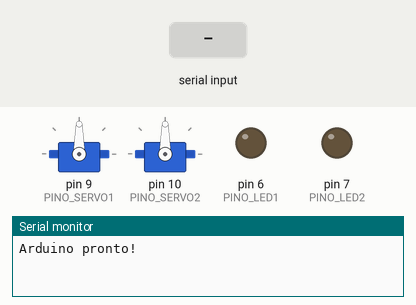
The sketch below on a simulated Arduino Uno, built with avr-gcc and run on an emulated ATmega328P. On the bench: 2 × servo, output pins drawn as LEDs (lit = HIGH), the last lines printed to the serial monitor. The inputs (shaded band) are chosen by the test bench.

Above: at 1.2 s.
1.3 s: "S1:\n" received over Serial
At 2.5 s:
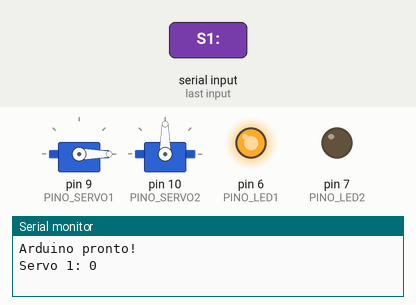
2.8 s: "P1\n" received over Serial
At 3.8 s:
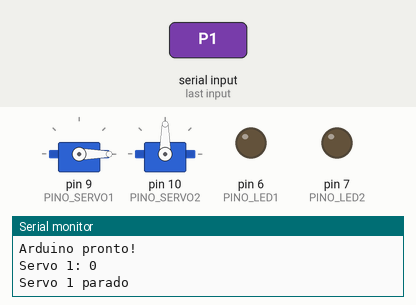
4.3 s: "S2:\n" received over Serial
At 4.9 s:
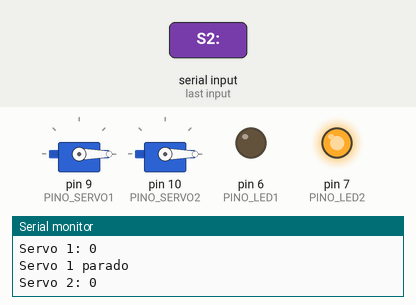
5.8 s: "P2\n" received over Serial
At 7.0 s:
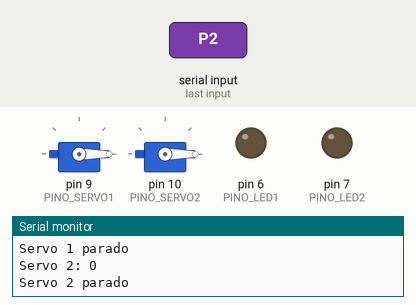
7.3 s: "S1:90\n" received over Serial
At 8.5 s:
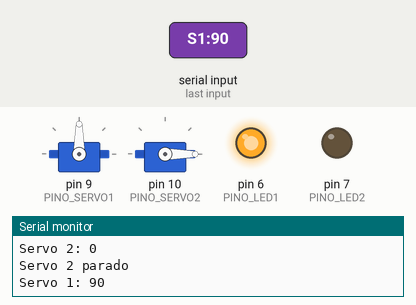
8.8 s: "S2:90\n" received over Serial
At 9.6 s:
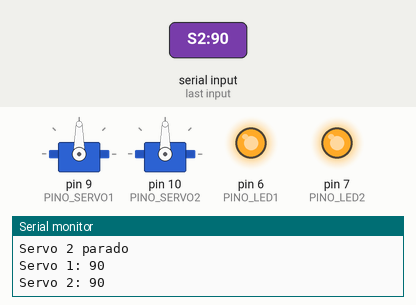
Timing chart, 0 to 11.3 s (numbered marks = the images above; inputs shaded):
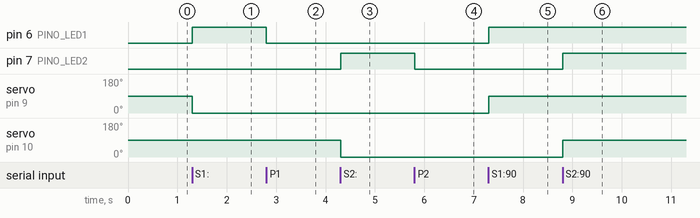

The sketch:

arduino.ino
```cpp
#include <Servo.h>

// Objetos dos servos
Servo servo1;
Servo servo2;

// Pinos
const int PINO_SERVO1 = 9;
const int PINO_SERVO2 = 10;

const int PINO_LED1 = 6;
const int PINO_LED2 = 7;

// Variável para receber os comandos
String comando = "";

void setup() {

  // Inicia comunicação serial
  Serial.begin(9600);

  // Liga os servos aos pinos
  servo1.attach(PINO_SERVO1);
  servo2.attach(PINO_SERVO2);

  // Configura os LEDs
  pinMode(PINO_LED1, OUTPUT);
  pinMode(PINO_LED2, OUTPUT);

  // Estado inicial
  digitalWrite(PINO_LED1, LOW);
  digitalWrite(PINO_LED2, LOW);

  servo1.write(90);
  servo2.write(90);

  Serial.println("Arduino pronto!");
}

void loop() {

  // Verifica se chegou algum comando
  if (Serial.available() > 0) {

    comando = Serial.readStringUntil('\n');

    comando.trim();

    processarComando(comando);
  }
}

void processarComando(String cmd) {

  // --------------------------------
  // SERVO 1
  // --------------------------------
  if (cmd.startsWith("S1:")) {

    int angulo = cmd.substring(3).toInt();

    // Garante que o valor fique entre 0 e 180
    angulo = constrain(angulo, 0, 180);

    servo1.write(angulo);

    // Acende LED 1
    digitalWrite(PINO_LED1, HIGH);

    Serial.print("Servo 1: ");
    Serial.println(angulo);
  }

  // --------------------------------
  // SERVO 2
  // --------------------------------
  else if (cmd.startsWith("S2:")) {

    int angulo = cmd.substring(3).toInt();

    // Garante que o valor fique entre 0 e 180
    angulo = constrain(angulo, 0, 180);

    servo2.write(angulo);

    // Acende LED 2
    digitalWrite(PINO_LED2, HIGH);

    Serial.print("Servo 2: ");
    Serial.println(angulo);
  }

  // --------------------------------
  // PARAR SERVO 1
  // --------------------------------
  else if (cmd == "P1") {

    digitalWrite(PINO_LED1, LOW);

    Serial.println("Servo 1 parado");
  }

  // --------------------------------
  // PARAR SERVO 2
  // --------------------------------
  else if (cmd == "P2") {

    digitalWrite(PINO_LED2, LOW);

    Serial.println("Servo 2 parado");
  }
}
```

Measured:
- after the input at 1.3 s, pin 6 (PINO_LED1): LOW → HIGH at once; servo on pin 9 (PINO_SERVO1): 90° → 0° at once
- after the input at 2.8 s, pin 6 (PINO_LED1): HIGH → LOW at once
- after the input at 4.3 s, pin 7 (PINO_LED2): LOW → HIGH at once; servo on pin 10 (PINO_SERVO2): 90° → 0° at once
- after the input at 5.8 s, pin 7 (PINO_LED2): HIGH → LOW at once
- after the input at 7.3 s, pin 6 (PINO_LED1): LOW → HIGH at once; servo on pin 9 (PINO_SERVO1): 0° → 90° at once
- after the input at 8.8 s, pin 7 (PINO_LED2): LOW → HIGH at once; servo on pin 10 (PINO_SERVO2): 0° → 90° at once
